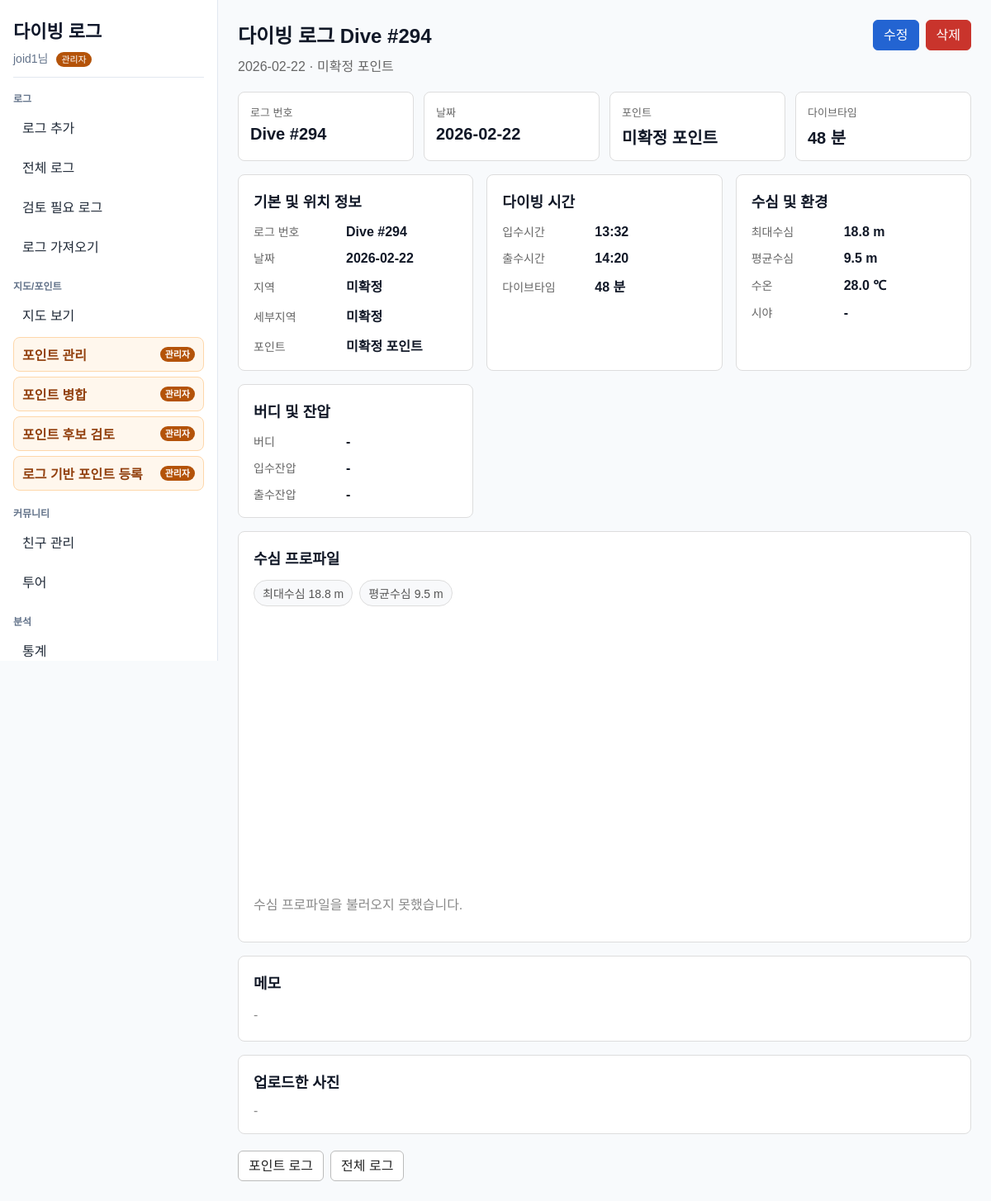
Page /log/290 (signed in) on the committed database.
### app/models.py (models this page shows)
class User(Base):
    __tablename__ = "users"
    id = Column(Integer, primary_key=True, index=True)
    username = Column(String, unique=True, index=True, nullable=False)
    password_hash = Column(String, nullable=False)
    is_admin = Column(Boolean, default=False, nullable=False)

class DiveLog(Base):
    __tablename__ = "dive_logs"
    id = Column(Integer, primary_key=True, index=True)
    dive_number = Column(Integer, nullable=True, index=True)
    dive_date = Column(Date, nullable=False)
    dive_point_id = Column(Integer, ForeignKey("dive_points.id"))
    user_id = Column(Integer, ForeignKey("users.id"), nullable=True)
    buddy_user_id = Column(Integer, ForeignKey("users.id"), nullable=True)
    max_depth = Column(Float)
    avg_depth = Column(Float)
    entry_time = Column(Time, nullable=True)
    exit_time = Column(Time, nullable=True)
    dive_time = Column(Integer)  # 분 단위
    water_temp = Column(Float)
    visibility = Column(Integer)
    latitude = Column(Float, nullable=True)
    longitude = Column(Float, nullable=True)
    site_name = Column(String, nullable=True)
    buddy = Column(String)
    start_pressure = Column(Integer)
    end_pressure = Column(Integer)
    image_path = Column(String, nullable=True)
    note = Column(String)
    profile_samples = Column(Text, nullable=True)
    import_source = Column(String, nullable=True, index=True)
    import_external_id = Column(String, nullable=True, index=True)
    import_source_file_hash = Column(String, nullable=True, index=True)
    dive_point = relationship("DivePoint", backref="dive_logs")
    user = relationship("User", foreign_keys=[user_id], backref="dive_logs")
    buddy_user = relationship("User", foreign_keys=[buddy_user_id])
    profile_samples_rel = relationship(
        "DiveProfileSample",
        back_populates="dive_log",
        cascade="all, delete-orphan",
        order_by="DiveProfileSample.elapsed_seconds",
    )

class DivePoint(Base):
    __tablename__ = "dive_points"
    id = Column(Integer, primary_key=True, index=True)
    name = Column(String, index=True)
    area_id = Column(Integer, ForeignKey("areas.id"))
    latitude = Column(Float, nullable=True)
    longitude = Column(Float, nullable=True)
    point_type = Column(String, nullable=False, default="OCEAN")
    memo = Column(String, nullable=True)
    area = relationship("Area", backref="dive_points")

class Region(Base):
    __tablename__ = "regions"
    id = Column(Integer, primary_key=True, index=True)
    name = Column(String, unique=True, index=True)
    country_id = Column(Integer, ForeignKey("countries.id"), nullable=True)
    country = relationship("Country", backref="regions")

class Area(Base):
    __tablename__ = "areas"
    id = Column(Integer, primary_key=True, index=True)
    name = Column(String, index=True)
    region_id = Column(Integer, ForeignKey("regions.id"))
    region = relationship("Region", backref="areas")

### main.py (the view)
@app.get("/log/{log_id}")
def log_detail(request: Request, log_id: int):
    db = SessionLocal()
    try:
        current_user = get_current_user(request, db)
        log = (
            db.query(DiveLog)
            .options(
                joinedload(DiveLog.dive_point)
                .joinedload(DivePoint.area)
                .joinedload(Area.region)
            )
            .filter(DiveLog.id == log_id)
            .filter(visible_log_condition(current_user))
            .first()
        )
        return templates.TemplateResponse(
            "log_detail.html",
            {
                "request": request,
                "log": log,
                "depth_profile": depth_profile_context(log) if log else {"samples": []},
            }
        )
    finally:
        db.close()

### templates/log_detail.html (shortened to what this page needs)
{% extends "base.html" %}
{% block content %}
{% set dive_point = log.dive_point %}
{% set area = dive_point.area if dive_point else none %}
{% set region = area.region if area else none %}
<div class="log-detail-page">
    <div class="detail-header">
        <div class="detail-title">
            <h2>다이빙 로그 Dive #{{ log.dive_number or log.id }}</h2>
            <p>{{ log.dive_date }} · {{ dive_point.name if dive_point else '-' }}</p>
        </div>
        {% if log.user_id == request.session.get("user_id") %}
        <div class="action-group">
            <a class="btn btn-primary" href="/log/{{ log.id }}/edit">수정</a>
            <form action="/log/{{ log.id }}/delete" method="post" onsubmit="return confirm('이 로그를 삭제하시겠습니까?');">
                <button class="btn btn-danger" type="submit">삭제</button>
            </form>
        </div>
        {% endif %}
    </div>
    <div class="summary-grid">
        <section class="summary-card">
            <div class="summary-label">로그 번호</div>
            <div class="summary-value">Dive #{{ log.dive_number or log.id }}</div>
        </section>
        <section class="summary-card">
            <div class="summary-label">날짜</div>
            <div class="summary-value">{{ log.dive_date }}</div>
        </section>
        <section class="summary-card">
            <div class="summary-label">포인트</div>
            <div class="summary-value">{{ dive_point.name if dive_point else '-' }}</div>
        </section>
        <section class="summary-card">
            <div class="summary-label">다이브타임</div>
            <div class="summary-value">{{ log.dive_time if log.dive_time is not none else '-' }}{% if log.dive_time is not none %} 분{% endif %}</div>
        </section>
    </div>
    <div class="detail-grid">
        <section class="detail-card">
            <h3>기본 및 위치 정보</h3>
            <div class="info-list">
                <div class="info-row">
                    <div class="info-label">로그 번호</div>
                    <div class="info-value">Dive #{{ log.dive_number or log.id }}</div>
                </div>
                <div class="info-row">
                    <div class="info-label">날짜</div>
                    <div class="info-value">{{ log.dive_date }}</div>
                </div>
                <div class="info-row">
                    <div class="info-label">지역</div>
                    <div class="info-value">{{ region.name if region else '-' }}</div>
                </div>
                <div class="info-row">
                    <div class="info-label">세부지역</div>
                    <div class="info-value">{{ area.name if area else '-' }}</div>
                </div>
                <div class="info-row">
                    <div class="info-label">포인트</div>
                    <div class="info-value">{{ dive_point.name if dive_point else '-' }}</div>
                </div>
            </div>
        </section>
        <section class="detail-card">
            <h3>다이빙 시간</h3>
            <div class="info-list">
                <div class="info-row">
                    <div class="info-label">입수시간</div>
                    <div class="info-value">{{ log.entry_time.strftime('%H:%M') if log.entry_time else '-' }}</div>
                </div>
                <div class="info-row">
                    <div class="info-label">출수시간</div>
                    <div class="info-value">{{ log.exit_time.strftime('%H:%M') if log.exit_time else '-' }}</div>
                </div>
                <div class="info-row">
                    <div class="info-label">다이브타임</div>
                    <div class="info-value">{{ log.dive_time if log.dive_time is not none else '-' }}{% if log.dive_time is not none %} 분{% endif %}</div>
                </div>
            </div>
        </section>
        <section class="detail-card">
            <h3>수심 및 환경</h3>
            <div class="info-list">
                <div class="info-row">
                    <div class="info-label">최대수심</div>
                    <div class="info-value">{{ log.max_depth if log.max_depth is not none else '-' }}{% if log.max_depth is not none %} m{% endif %}</div>
                </div>
                <div class="info-row">
                    <div class="info-label">평균수심</div>
                    <div class="info-value">{% if log.avg_depth is not none %}{{ "%.1f"|format(log.avg_depth) }} m{% else %}-{% endif %}</div>
                </div>
                <div class="info-row">
                    <div class="info-label">수온</div>
                    <div class="info-value">{{ log.water_temp if log.water_temp is not none else '-' }}{% if log.water_temp is not none %} ℃{% endif %}</div>
                </div>
                <div class="info-row">
                    <div class="info-label">시야</div>
                    <div class="info-value">
                        {% if log.visibility %}
                        <span class="star-rating">{% for i in range(log.visibility|int) %}★{% endfor %}</span>
                        {% else %}
                        -
                        {% endif %}
                    </div>
                </div>
            </div>
        </section>
        <section class="detail-card">
            <h3>버디 및 잔압</h3>
            <div class="info-list">
                <div class="info-row">
                    <div class="info-label">버디</div>
                    <div class="info-value">{{ log.buddy if log.buddy else '-' }}</div>
                </div>
                <div class="info-row">
                    <div class="info-label">입수잔압</div>
                    <div class="info-value">{{ log.start_pressure if log.start_pressure is not none else '-' }}{% if log.start_pressure is not none %} bar{% endif %}</div>
                </div>
                <div class="info-row">
                    <div class="info-label">출수잔압</div>
                    <div class="info-value">{{ log.end_pressure if log.end_pressure is not none else '-' }}{% if log.end_pressure is not none %} bar{% endif %}</div>
                </div>
            </div>
        </section>
    </div>
    <section class="detail-card profile-card">
        <h3>수심 프로파일</h3>
        <div class="profile-summary">
            <span class="profile-chip" id="profileMaxDepth">최대수심 {{ log.max_depth if log.max_depth is not none else '-' }}{% if log.max_depth is not none %} m{% endif %}</span>
            <span class="profile-chip" id="profileAvgDepth">평균수심 {% if log.avg_depth is not none %}{{ "%.1f"|format(log.avg_depth) }} m{% else %}-{% endif %}</span>
        </div>
        <div id="depthProfileChart" class="depth-profile-chart" aria-label="수심 프로파일 그래프" data-log-id="{{ log.id }}" data-avg-depth="{{ log.avg_depth if log.avg_depth is not none else '' }}"></div>
        <p id="depthProfileFallback" class="empty-value">수심 그래프를 불러오는 중입니다.</p>
    </section>
    <section class="detail-card note-card">
        <h3>메모</h3>
        {% if log.note %}
        <p class="note-text">{{ log.note }}</p>
        {% else %}
        <p class="note-text empty-value">-</p>
        {% endif %}
    </section>
    <section class="detail-card photo-card">
        <h3>업로드한 사진</h3>
        {% if log.image_path %}
        <img class="log-photo" src="/{{ log.image_path }}" alt="업로드한 다이빙 사진">
        {% else %}
        <div class="empty-value">-</div>
        {% endif %}
    </section>
    <div class="bottom-links">
        <a class="btn" href="/point/{{ log.dive_point_id }}/logs">포인트 로그</a>
        <a class="btn" href="/logs">전체 로그</a>
    </div>
</div>
{% endblock %}

### templates/base.html (shortened to what this page needs)
<!DOCTYPE html>
<html>
<head>
<link
 rel="stylesheet"
 href="https://unpkg.com/leaflet@1.9.4/dist/leaflet.css"
/>
<link rel="stylesheet" href="/static/css/style.css">
</head>
<body>
<div class="app-shell">
    <aside class="sidebar">
        <div class="sidebar-header">
            <a class="brand-link" href="/">다이빙 로그</a>
            {% if request.session.get("user_id") %}
            <div class="nav-user">
                {{ request.session.get("username") }}님
                {% if request.session.get("is_admin") %}<span class="admin-badge">관리자</span>{% endif %}
            </div>
            {% endif %}
        </div>
        <nav class="nav-groups" aria-label="주 메뉴">
            <div class="nav-group">
                <div class="nav-group-title">로그</div>
                <a class="nav-link" href="/log/add">로그 추가</a>
                <a class="nav-link" href="/logs">전체 로그</a>
                <a class="nav-link" href="/logs/review-needed">검토 필요 로그</a>
                <a class="nav-link" href="/import">로그 가져오기</a>
            </div>
            <div class="nav-group">
                <div class="nav-group-title">지도/포인트</div>
                <a class="nav-link" href="/map">지도 보기</a>
                {% if request.session.get("is_admin") %}
                <a class="nav-link admin-link" href="/admin/divepoints">포인트 관리 <span class="admin-badge">관리자</span></a>
                <a class="nav-link admin-link" href="/admin/points/merge">포인트 병합 <span class="admin-badge">관리자</span></a>
                <a class="nav-link admin-link" href="/admin/points/candidates">포인트 후보 검토 <span class="admin-badge">관리자</span></a>
                <a class="nav-link admin-link" href="/admin/points/from-logs">로그 기반 포인트 등록 <span class="admin-badge">관리자</span></a>
                {% endif %}
            </div>
            <div class="nav-group">
                <div class="nav-group-title">커뮤니티</div>
                <a class="nav-link" href="/friends">친구 관리</a>
                <a class="nav-link" href="/trips">투어</a>
            </div>
            <div class="nav-group">
                <div class="nav-group-title">분석</div>
                <a class="nav-link" href="/stats">통계</a>
            </div>
        </nav>
    </aside>
    <main class="main-content">
        {% block content %}{% endblock %}
    </main>
</div>
</body>
</html>

### rows in the picture
User: session.get "joid1"
DiveLog: dive_number "294", dive_date "2026-02-22", dive_time "48", entry_time "13:32", exit_time "14:20", max_depth "18.8", avg_depth "9.5", water_temp "28.0", buddy "-", start_pressure "-", end_pressure "-"
DivePoint: name "미확정 포인트"
Region: name "미확정"
Area: name "미확정"
